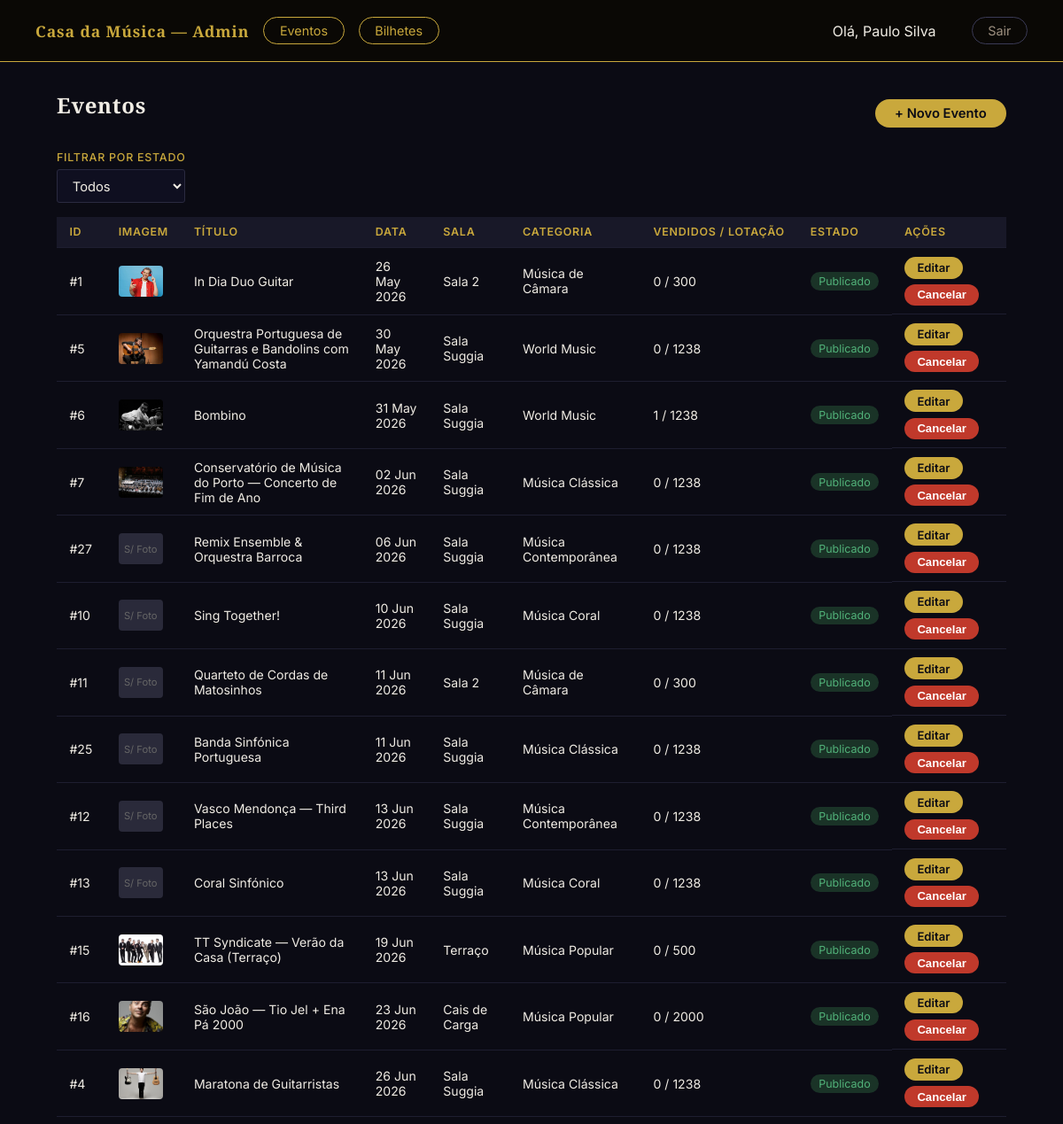
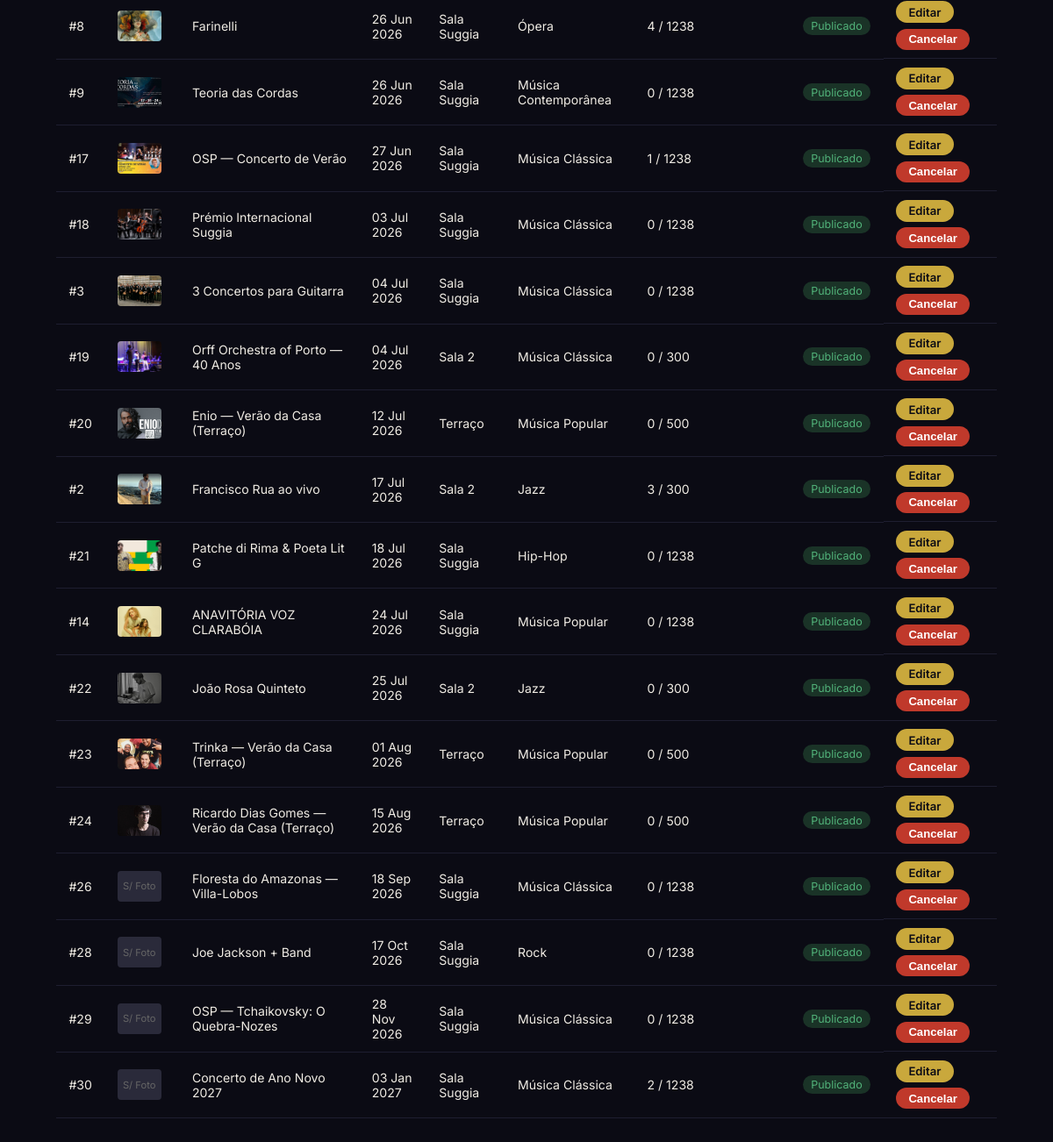
The page /admin/eventos.php (signed in) on the database its author committed (2 pictures, top to bottom).
### tables this page shows
CREATE TABLE "eventos" (
	"id"	INTEGER,
	"nome"	TEXT NOT NULL,
	"descricao"	TEXT,
	"data"	TEXT NOT NULL,
	"hora"	TEXT NOT NULL,
	"sala"	TEXT NOT NULL,
	"categoria"	TEXT NOT NULL,
	"classificacao_etaria"	TEXT DEFAULT 'Livre',
	"capacidade"	INTEGER NOT NULL DEFAULT 300,
	"estado"	TEXT NOT NULL DEFAULT 'rascunho' CHECK("estado" IN ('publicado', 'rascunho', 'cancelado')),
	"data_criacao"	TEXT NOT NULL DEFAULT (datetime('now')),
	"imagem"	TEXT,
	PRIMARY KEY("id" AUTOINCREMENT)
);

### scripts/sessao.php (called while the page is built, shortened)
<?php
function getUtilizador(): array {
    return [
        'id'     => $_SESSION['utilizador_id'] ?? null,
        'nome'   => $_SESSION['nome']           ?? '',
        'email'  => $_SESSION['email']          ?? '',
        'perfil' => $_SESSION['perfil']         ?? '',
    ];
}

### admin/eventos.php (the view, shortened to what this page needs)
<?php
require_once '../scripts/sessao.php';
$db = getDB();
$sql = 'SELECT e.id, e.nome, e.data, e.hora, e.sala, e.categoria, e.capacidade, e.estado, e.imagem,
               COALESCE(SUM(ic.quantidade),0) AS vendidos
        FROM eventos e
        LEFT JOIN compras c ON c.evento_id = e.id AND c.estado = \'confirmado\'
        LEFT JOIN itens_compra ic ON ic.compra_id = c.id';
$sql .= ' GROUP BY e.id ORDER BY e.data ASC';
$stmt = $db->prepare($sql);
$res = $stmt->execute();
$eventos = [];
while ($row = $res->fetchArray(SQLITE3_ASSOC)) {
    $eventos[] = $row;
}
$estadoBadge = ['publicado' => 'badge-green', 'rascunho' => 'badge-gray', 'cancelado' => 'badge-red'];
$admin = getUtilizador();
?>
<!DOCTYPE html>
<html lang="pt">
<head>
  <link rel="stylesheet" href="../styles/admin.css" />
</head>
<body>
  <nav class="nav-admin">
    <div class="nav-left">
      <a href="index.php" class="nav-brand">Casa da Música — Admin</a>
      <a href="eventos.php" class="btn-pill">Eventos</a>
      <a href="../bilhetes.php" class="btn-pill">Bilhetes</a>
    </div>
    <div class="nav-right">
      <span class="text-sm" style="margin-right:1rem;">Olá, <?= htmlspecialchars($admin['nome']) ?></span>
      <a href="../scripts/logout.php" class="btn-pill btn-pill-light">Sair</a>
    </div>
  </nav>
  <main class="page">
    <div class="sec-header">
      <h1 class="page-title">Eventos</h1>
      <a href="evento-criar.php" class="btn">+ Novo Evento</a>
    </div>
    <form method="GET" action="eventos.php" style="margin-bottom:1rem; display:flex; gap:1rem; align-items:flex-end; flex-wrap:wrap;">
      <div class="form-group" style="margin-bottom:0;">
        <label for="estado">Filtrar por estado</label>
        <select id="estado" name="estado" onchange="this.form.submit()">
          <option value="">Todos</option>
        </select>
      </div>
    </form>
    <div class="table-wrap">
      <table>
        <thead>
          <tr>
            <th>ID</th>
            <th>Imagem</th>
            <th>Título</th>
            <th>Data</th>
            <th>Sala</th>
            <th>Categoria</th>
            <th>Vendidos / Lotação</th>
            <th>Estado</th>
            <th>Ações</th>
          </tr>
        </thead>
        <tbody>
          <?php foreach ($eventos as $ev): ?>
          <tr>
            <td>#<?= (int)$ev['id'] ?></td>
            <td>
              <?php if (!empty($ev['imagem'])): ?>
                <img src="../<?= htmlspecialchars($ev['imagem']) ?>" alt="Capa" style="width: 50px; height: 35px; object-fit: cover; border-radius: 4px; display: block;" />
              <?php else: ?>
                <div style="width: 50px; height: 35px; background: #2a2a3a; border-radius: 4px; display: flex; align-items: center; justify-content: center; font-size: 0.7rem; color: #666;">S/ Foto</div>
              <?php endif; ?>
            </td>
            <td><?= htmlspecialchars($ev['nome']) ?></td>
            <td><?= htmlspecialchars(date('d M Y', strtotime($ev['data']))) ?></td>
            <td><?= htmlspecialchars($ev['sala']) ?></td>
            <td><?= htmlspecialchars($ev['categoria']) ?></td>
            <td><?= (int)$ev['vendidos'] ?> / <?= (int)$ev['capacidade'] ?></td>
            <td><span class="badge <?= $estadoBadge[$ev['estado']] ?? 'badge-gray' ?>"><?= ucfirst(htmlspecialchars($ev['estado'])) ?></span></td>
            <td class="col-actions">
              <a href="evento-editar.php?id=<?= (int)$ev['id'] ?>" class="btn btn-sm">Editar</a>
              <?php if ($ev['estado'] !== 'cancelado'): ?>
              <form method="POST" action="../scripts/cancelar_evento.php" style="display:inline;">
                <button type="button" class="btn btn-sm btn-danger"
                  onclick="pedirConfirmacao(this.closest('form'), '<?= htmlspecialchars(addslashes($ev['nome'])) ?>')">Cancelar</button>
              </form>
              <?php endif; ?>
            </td>
          </tr>
          <?php endforeach; ?>
        </tbody>
      </table>
    </div>
  </main>
</body>
</html>

### styles/admin.css (style rules this page uses)
*, *::before, *::after { box-sizing: border-box; margin: 0; padding: 0; }
body { font-family: 'Inter', system-ui, sans-serif; color: #f0ece4; background: #0b0b14; }
nav { display: flex; align-items: center; justify-content: space-between; background: #08080f; border-bottom: 1px solid #252535; padding: 0 2.5rem; height: 70px; position: sticky; top: 0; z-index: 10; }
.nav-left { display: flex; align-items: center; gap: 1rem; }
.nav-right { display: flex; align-items: center; gap: 1.5rem; }
.nav-brand { font-family: 'Cinzel', Georgia, serif; font-weight: 600; font-size: 1.1rem; color: #c9a83c; text-decoration: none; letter-spacing: 0.05em; }
.nav-admin { background: #0a0805; border-bottom-color: #c9a83c; }
.nav-admin .nav-brand { color: #c9a83c; }
.btn-pill { background: transparent; color: #c9a83c; border: 1px solid #c9a83c; border-radius: 999px; padding: 0.38rem 1.1rem; font-size: 0.9rem; cursor: pointer; text-decoration: none; display: inline-block; white-space: nowrap; transition: background 0.15s, color 0.15s; }
.btn-pill-light { border-color: #3a3a55; color: #9e9080; }
.page { padding: 2rem 4rem; max-width: 1200px; margin: 0 auto; }
.page-title { font-family: 'Cinzel', Georgia, serif; font-size: 1.5rem; font-weight: 600; margin-bottom: 1.2rem; color: #f0ece4; letter-spacing: 0.03em; }
.btn { background: #c9a83c; color: #0b0b14; border: none; border-radius: 999px; padding: 0.45rem 1.4rem; font-size: 0.92rem; font-weight: 600; cursor: pointer; text-decoration: none; display: inline-block; white-space: nowrap; transition: background 0.15s; }
.btn-sm { padding: 0.28rem 0.9rem; font-size: 0.82rem; }
.btn-danger { background: #c0392b; color: #fff; }
.sec-header { display: flex; justify-content: space-between; align-items: center; margin-bottom: 1rem; }
.table-wrap { overflow-x: auto; }
table { width: 100%; border-collapse: collapse; }
th, td { padding: 0.6rem 0.9rem; text-align: left; border-bottom: 1px solid #1e1e30; font-size: 0.88rem; }
th { background: #181828; font-weight: 600; white-space: nowrap; color: #c9a83c; font-size: 0.78rem; text-transform: uppercase; letter-spacing: 0.06em; }
.col-actions { display: flex; gap: 0.4rem; flex-wrap: wrap; }
.form-group { display: flex; flex-direction: column; gap: 0.35rem; margin-bottom: 1rem; }
.form-group label { font-size: 0.78rem; font-weight: 500; color: #c9a83c; letter-spacing: 0.06em; text-transform: uppercase; }
input[type="text"], input[type="email"], input[type="password"], input[type="number"], input[type="date"], input[type="time"], select, textarea { border: 1px solid #2a2a40; padding: 0.5rem 0.8rem; font-size: 0.92rem; background: #0f0f20; color: #f0ece4; font-family: inherit; border-radius: 3px; outline: none; transition: border-color 0.15s; }
select option { background: #0f0f20; }
.badge { display: inline-block; padding: 0.18rem 0.6rem; border-radius: 999px; font-size: 0.78rem; background: #252535; color: #9e9080; }
.badge-green { background: #1a3327; color: #52b37a; }

### rows shown on the page
eventos: id "1", imagem (picture), nome "In Dia Duo Guitar", data "26 May 2026", sala "Sala 2", categoria "Música de Câmara", vendidos "0", capacidade "300", estado "Publicado"
eventos: id "5", imagem (picture), nome "Orquestra Portuguesa de Guitarras e Bandolins com Yamandú Costa", data "30 May 2026", sala "Sala Suggia", categoria "World Music", vendidos "0", capacidade "1238", estado "Publicado"
eventos: id "6", imagem (picture), nome "Bombino", data "31 May 2026", sala "Sala Suggia", categoria "World Music", vendidos "1", capacidade "1238", estado "Publicado"
eventos: id "7", imagem (picture), nome "Conservatório de Música do Porto — Concerto de Fim de Ano", data "02 Jun 2026", sala "Sala Suggia", categoria "Música Clássica", vendidos "0", capacidade "1238", estado "Publicado"
eventos: id "27", shows "S/ Foto", nome "Remix Ensemble & Orquestra Barroca", data "06 Jun 2026", sala "Sala Suggia", categoria "Música Contemporânea", vendidos "0", capacidade "1238", estado "Publicado"
eventos: id "10", shows "S/ Foto", nome "Sing Together!", data "10 Jun 2026", sala "Sala Suggia", categoria "Música Coral", vendidos "0", capacidade "1238", estado "Publicado"
eventos: id "11", shows "S/ Foto", nome "Quarteto de Cordas de Matosinhos", data "11 Jun 2026", sala "Sala 2", categoria "Música de Câmara", vendidos "0", capacidade "300", estado "Publicado"
eventos: id "25", shows "S/ Foto", nome "Banda Sinfónica Portuguesa", data "11 Jun 2026", sala "Sala Suggia", categoria "Música Clássica", vendidos "0", capacidade "1238", estado "Publicado"
eventos: id "12", shows "S/ Foto", nome "Vasco Mendonça — Third Places", data "13 Jun 2026", sala "Sala Suggia", categoria "Música Contemporânea", vendidos "0", capacidade "1238", estado "Publicado"
eventos: id "13", shows "S/ Foto", nome "Coral Sinfónico", data "13 Jun 2026", sala "Sala Suggia", categoria "Música Coral", vendidos "0", capacidade "1238", estado "Publicado"
eventos: id "15", imagem (picture), nome "TT Syndicate — Verão da Casa (Terraço)", data "19 Jun 2026", sala "Terraço", categoria "Música Popular", vendidos "0", capacidade "500", estado "Publicado"
eventos: id "16", imagem (picture), nome "São João — Tio Jel + Ena Pá 2000", data "23 Jun 2026", sala "Cais de Carga", categoria "Música Popular", vendidos "0", capacidade "2000", estado "Publicado"
eventos: id "4", imagem (picture), nome "Maratona de Guitarristas", data "26 Jun 2026", sala "Sala Suggia", categoria "Música Clássica", vendidos "0", capacidade "1238", estado "Publicado"
eventos: id "8", imagem (picture), nome "Farinelli", data "26 Jun 2026", sala "Sala Suggia", categoria "Ópera", vendidos "4", capacidade "1238", estado "Publicado"
eventos: id "9", imagem (picture), nome "Teoria das Cordas", data "26 Jun 2026", sala "Sala Suggia", categoria "Música Contemporânea", vendidos "0", capacidade "1238", estado "Publicado"
eventos: id "17", imagem (picture), nome "OSP — Concerto de Verão", data "27 Jun 2026", sala "Sala Suggia", categoria "Música Clássica", vendidos "1", capacidade "1238", estado "Publicado"
eventos: id "18", imagem (picture), nome "Prémio Internacional Suggia", data "03 Jul 2026", sala "Sala Suggia", categoria "Música Clássica", vendidos "0", capacidade "1238", estado "Publicado"
eventos: id "3", imagem (picture), nome "3 Concertos para Guitarra", data "04 Jul 2026", sala "Sala Suggia", categoria "Música Clássica", vendidos "0", capacidade "1238", estado "Publicado"
eventos: id "19", imagem (picture), nome "Orff Orchestra of Porto — 40 Anos", data "04 Jul 2026", sala "Sala 2", categoria "Música Clássica", vendidos "0", capacidade "300", estado "Publicado"
eventos: id "20", imagem (picture), nome "Enio — Verão da Casa (Terraço)", data "12 Jul 2026", sala "Terraço", categoria "Música Popular", vendidos "0", capacidade "500", estado "Publicado"
eventos: id "2", imagem (picture), nome "Francisco Rua ao vivo", data "17 Jul 2026", sala "Sala 2", categoria "Jazz", vendidos "3", capacidade "300", estado "Publicado"
eventos: id "21", imagem (picture), nome "Patche di Rima & Poeta Lit G", data "18 Jul 2026", sala "Sala Suggia", categoria "Hip-Hop", vendidos "0", capacidade "1238", estado "Publicado"
eventos: id "14", imagem (picture), nome "ANAVITÓRIA VOZ CLARABÓIA", data "24 Jul 2026", sala "Sala Suggia", categoria "Música Popular", vendidos "0", capacidade "1238", estado "Publicado"
eventos: id "22", imagem (picture), nome "João Rosa Quinteto", data "25 Jul 2026", sala "Sala 2", categoria "Jazz", vendidos "0", capacidade "300", estado "Publicado"
eventos: id "23", imagem (picture), nome "Trinka — Verão da Casa (Terraço)", data "01 Aug 2026", sala "Terraço", categoria "Música Popular", vendidos "0", capacidade "500", estado "Publicado"
eventos: id "24", imagem (picture), nome "Ricardo Dias Gomes — Verão da Casa (Terraço)", data "15 Aug 2026", sala "Terraço", categoria "Música Popular", vendidos "0", capacidade "500", estado "Publicado"
eventos: id "26", shows "S/ Foto", nome "Floresta do Amazonas — Villa-Lobos", data "18 Sep 2026", sala "Sala Suggia", categoria "Música Clássica", vendidos "0", capacidade "1238", estado "Publicado"
eventos: id "28", shows "S/ Foto", nome "Joe Jackson + Band", data "17 Oct 2026", sala "Sala Suggia", categoria "Rock", vendidos "0", capacidade "1238", estado "Publicado"
eventos: id "29", shows "S/ Foto", nome "OSP — Tchaikovsky: O Quebra-Nozes", data "28 Nov 2026", sala "Sala Suggia", categoria "Música Clássica", vendidos "0", capacidade "1238", estado "Publicado"
eventos: id "30", shows "S/ Foto", nome "Concerto de Ano Novo 2027", data "03 Jan 2027", sala "Sala Suggia", categoria "Música Clássica", vendidos "2", capacidade "1238", estado "Publicado"

### other values the page prints
$admin['nome'] "Paulo Silva"
